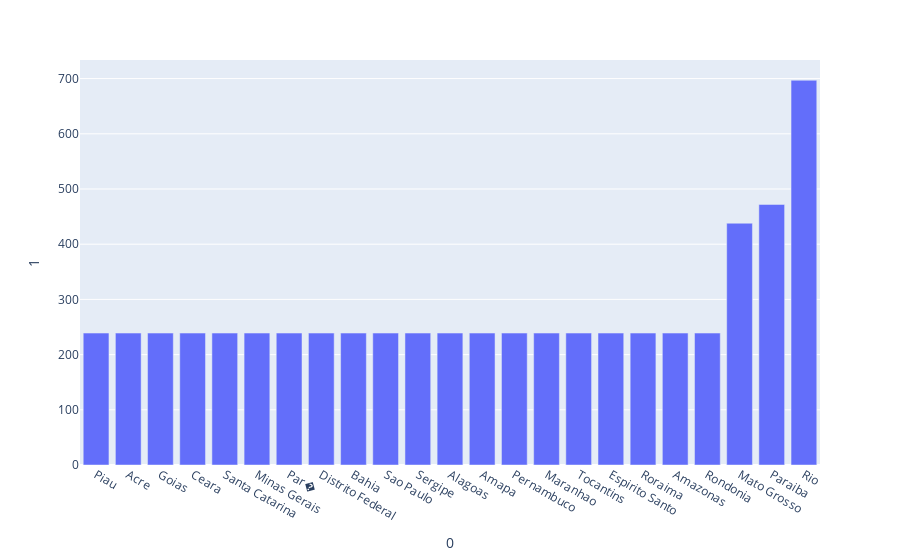

Write notebook code for a chart like this one.
### Markdown cell above
Which state has the maximum number of forest fires reported?

### Code cell
display(px.bar(clean.groupby('state').count().sort(by='count'), x=0, y=1))

### Figure 1 — Plotly figure (JSON) as saved in the notebook; plotly's stock layout.template omitted (floating-point values rounded to 4 significant figures)
{"data": [{"alignmentgroup": "True", "hovertemplate": "0=%{x}<br>1=%{y}<extra></extra>", "legendgroup": "", "marker": {"color": "#636efa", "pattern": {"shape": ""}}, "name": "", "offsetgroup": "", "orientation": "v", "showlegend": false, "textposition": "auto", "type": "bar", "x": ["Piau", "Acre", "Goias", "Ceara", "Santa Catarina", "Minas Gerais", "Par�", "Distrito Federal", "Bahia", "Sao Paulo", "Sergipe", "Alagoas", "Amapa", "Pernambuco", "Maranhao", "Tocantins", "Espirito Santo", "Roraima", "Amazonas", "Rondonia", "Mato Grosso", "Paraiba", "Rio"], "xaxis": "x", "y": [239, 239, 239, 239, 239, 239, 239, 239, 239, 239, 239, 239, 239, 239, 239, 239, 239, 239, 239, 239, 438, 472, 697], "yaxis": "y"}], "layout": {"barmode": "relative", "legend": {"tracegroupgap": 0}, "margin": {"t": 60}, "xaxis": {"anchor": "y", "domain": [0, 1], "title": {"text": "0"}}, "yaxis": {"anchor": "x", "domain": [0, 1], "title": {"text": "1"}}}}
